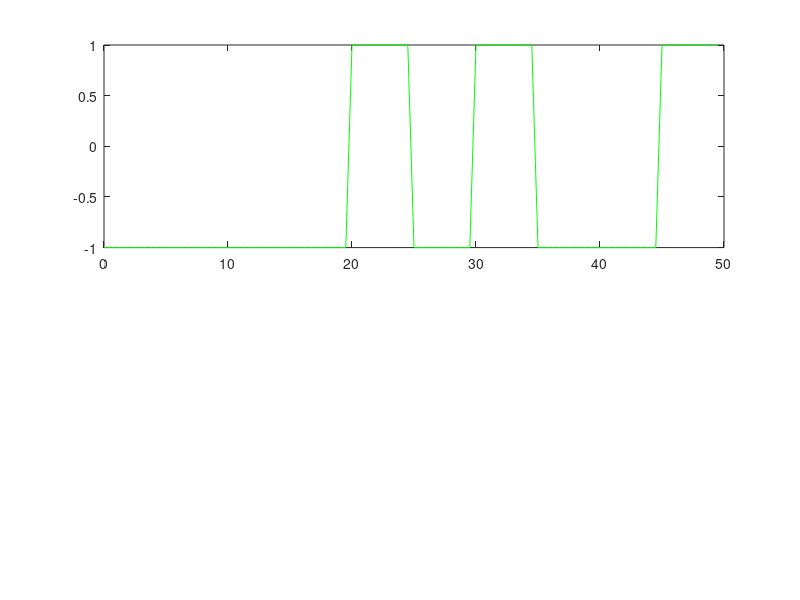

MATLAB code for this plot: (Note: this script raises an error after producing the figure.)
%% Exercise 12
clear, clc, close all;
load data-exercise-siso-2
figure
subplot(2, 1, 1)
plot(tsim, u, 'g')
ax = gca;
ax.FontSize = 20;
xlabel('time')
ylabel('u')
ylim([-1.2, 1.2])
lgd = legend('Input Signal');
lgd.FontSize = 14;
subplot(2, 1, 2)
scatter(tsim, ym, 'Marker', '.', 'MarkerEdgeColor', 'r')
ax = gca;
ax.FontSize = 20;
xlabel('time')
ylabel('y')
hold on

dat = iddata(ym', u', 0.5);
sys = tfest(dat, 1, 0, NaN);
[pv1, pvsd1] = getpvec(sys)
% sys = tfest(dat, 2);
% [pv2, pvsd2] = getpvec(sys)
% sys = tfest(dat, 3);
% [pv3, pvsd3] = getpvec(sys)
% sys = tfest(dat, 4);
% [pv4, pvsd4] = getpvec(sys)

yest = lsim(sys, u, tsim);
plot(tsim, yest, 'b')
lgd = legend('Measured Response', 'Model Response');
lgd.FontSize = 14;

figure
sys_tf = tf(sys.Numerator, sys.Denominator);
step(sys)
ax = gca;
ax.FontSize = 20;
ylabel('Amplitude', 'FontSize', 20)
xlabel('Time', 'FontSize', 20)
title('Step Response', 'FontSize', 20)